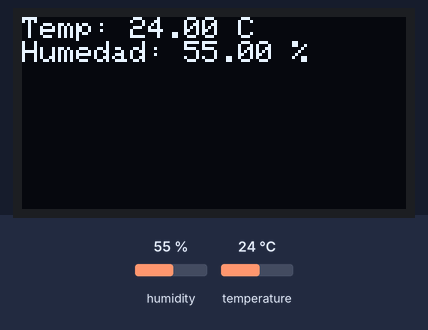
The sketch below on a simulated Arduino Uno, built with avr-gcc and run on an emulated ATmega328P. Shown: 128×64 one-colour display. The inputs (shaded band) are chosen by the test bench; at power-on: humidity 55 %, temperature 24 °C. The local clock reads 2024-03-15 10:24:30 at power-on unless the sketch sets it; storage starts empty; what the sketch prints to the serial monitor is not drawn.

Above: at 0.2 s.

The sketch:

ejemplo1.ino
```cpp
#include "DHT.h"
#include "FS.h"
#include "SD.h"
#include "SPI.h"
#include <RTClib.h>
#include <Adafruit_GFX.h>
#include <Adafruit_SSD1306.h>

// Definir el pin donde está conectado el DHT11
#define DHTPIN 15  // Cambia este pin si conectaste a otro
#define SD_CS 5    // Definir el pin CS de la tarjeta SD

// Pantalla OLED
#define SCREEN_WIDTH 128  // Ancho de la pantalla OLED
#define SCREEN_HEIGHT 64  // Alto de la pantalla OLED
#define OLED_RESET    -1
Adafruit_SSD1306 display(SCREEN_WIDTH, SCREEN_HEIGHT, &Wire, OLED_RESET);

// RTC
RTC_DS3231 rtc;

// Definir el tipo de sensor DHT (DHT11 o DHT22)
#define DHTTYPE DHT11
DHT dht(DHTPIN, DHTTYPE);

// Variables globales
String nombreArchivoActual = "";
int minutoAnterior = -1;  // Para guardar el minuto de la última lectura
int horaAnterior = -1;    // Para controlar la creación de nuevos archivos por hora

void setup() {
  Serial.begin(115200);

  // Inicializar el RTC
  if (!rtc.begin()) {
    Serial.println("RTC module is NOT found");
    while (1);
  }

  // Inicializar pantalla OLED
  if(!display.begin(SSD1306_SWITCHCAPVCC, 0x3C)) {
    Serial.println(F("No se pudo encontrar la pantalla OLED"));
    for(;;);
  }

  display.clearDisplay();
  display.setTextSize(1);
  display.setTextColor(SSD1306_WHITE);
  display.setCursor(0, 0);
  display.println("Iniciando...");
  display.display();

  // Inicializar sensor DHT
  dht.begin();

  // Inicializar la tarjeta SD
  if (!SD.begin(SD_CS)) {
    Serial.println("Error: No se pudo inicializar la tarjeta SD");
    return;
  }
  Serial.println("Tarjeta SD inicializada correctamente");
}

void loop() {
  DateTime now = rtc.now();
  int minutoActual = now.minute();
  int horaActual = now.hour();

  // Crear un nuevo archivo si ha cambiado la hora
  if (horaActual != horaAnterior) {
    horaAnterior = horaActual;
    nombreArchivoActual = "/datos" + String(now.year()) + String(now.month()) + String(now.day()) + "-" + String(horaActual) + ".csv";
    File archivo = SD.open(nombreArchivoActual.c_str(), FILE_WRITE);
    if (archivo) {
      archivo.println("Fecha y Hora,Temperatura (°C),Humedad (%)");  // Encabezado del archivo CSV con columnas separadas
      archivo.close();
      Serial.println("Nuevo archivo creado: " + nombreArchivoActual);
    } else {
      Serial.println("Error al crear el archivo.");
    }
  }

  // Tomar lecturas del sensor cada minuto
  if (minutoActual != minutoAnterior) {
    minutoAnterior = minutoActual;

    float humedad = dht.readHumidity();
    float temperatura = dht.readTemperature();

    if (isnan(humedad) || isnan(temperatura)) {
      Serial.println(F("Error al leer el sensor DHT!"));
      return;
    }

    // Mostrar en OLED
    display.clearDisplay();
    display.setCursor(0, 0);
    display.println("Temp: " + String(temperatura) + " C");
    display.println("Humedad: " + String(humedad) + " %");
    display.display();

    // Guardar los datos en el archivo CSV con cada valor en su columna
    File archivo = SD.open(nombreArchivoActual.c_str(), FILE_APPEND);  // Usar FILE_APPEND para agregar a las filas
    if (archivo) {
      archivo.print(now.year());
      archivo.print("/");
      archivo.print(now.month());
      archivo.print("/");
      archivo.print(now.day());
      archivo.print(" ");
      archivo.print(now.hour());
      archivo.print(":");
      archivo.print(now.minute());
      archivo.print(":");
      archivo.print(now.second());
      archivo.print(",");  // Separador para la columna
      archivo.print(temperatura);  // Temperatura en su propia columna
      archivo.print(",");  // Separador para la columna
      archivo.println(humedad);  // Humedad en su propia columna
      archivo.close();
      Serial.println("Datos guardados en: " + nombreArchivoActual);
    } else {
      Serial.println("Error al escribir en el archivo.");
    }
  }

  delay(1000);  // Espera 1 segundo antes de volver a verificar
}
```
